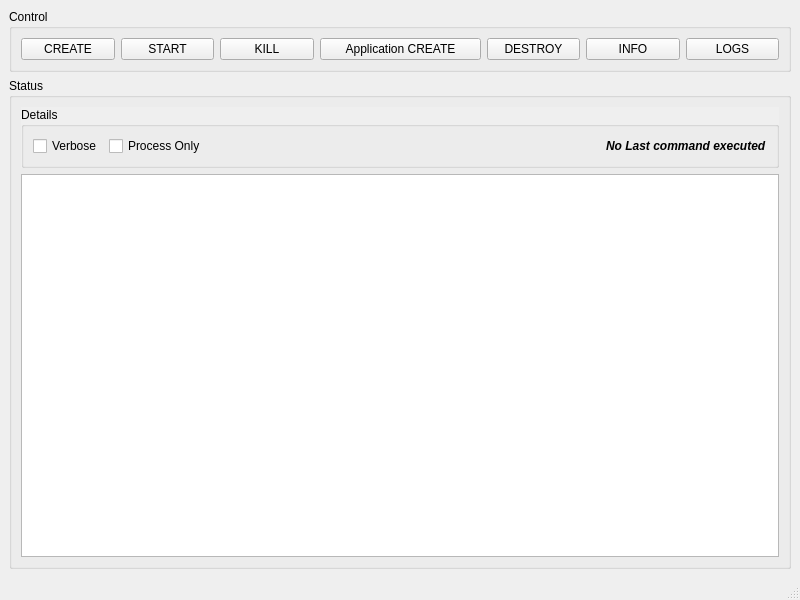
<?xml version="1.0" encoding="UTF-8"?>
<ui version="4.0">
 <class>JobDialog</class>
 <widget class="QMainWindow" name="JobDialog">
  <property name="geometry">
   <rect>
    <x>0</x>
    <y>0</y>
    <width>800</width>
    <height>600</height>
   </rect>
  </property>
  <property name="windowTitle">
   <string>JOB CONTROL</string>
  </property>
  <widget class="QWidget" name="centralwidget">
   <layout class="QVBoxLayout" name="verticalLayout">
    <item>
     <widget class="QGroupBox" name="groupBox_3">
      <property name="autoFillBackground">
       <bool>true</bool>
      </property>
      <property name="title">
       <string>Control</string>
      </property>
      <layout class="QHBoxLayout" name="horizontalLayout_3">
       <item>
        <widget class="QPushButton" name="pbJCCREATE">
         <property name="text">
          <string>CREATE</string>
         </property>
        </widget>
       </item>
       <item>
        <widget class="QPushButton" name="pbJCSTART">
         <property name="text">
          <string>START</string>
         </property>
        </widget>
       </item>
       <item>
        <widget class="QPushButton" name="pbJCKILL">
         <property name="text">
          <string>KILL</string>
         </property>
        </widget>
       </item>
       <item>
        <widget class="QPushButton" name="pbJCAPPCREATE">
         <property name="minimumSize">
          <size>
           <width>161</width>
           <height>0</height>
          </size>
         </property>
         <property name="text">
          <string>Application CREATE</string>
         </property>
        </widget>
       </item>
       <item>
        <widget class="QPushButton" name="pbJCDESTROY">
         <property name="text">
          <string>DESTROY</string>
         </property>
        </widget>
       </item>
       <item>
        <widget class="QPushButton" name="pbJCINFO">
         <property name="text">
          <string>INFO</string>
         </property>
        </widget>
       </item>
       <item>
        <widget class="QPushButton" name="pbJOBLOGS">
         <property name="text">
          <string>LOGS</string>
         </property>
        </widget>
       </item>
      </layout>
     </widget>
    </item>
    <item>
     <widget class="QGroupBox" name="groupBox_4">
      <property name="autoFillBackground">
       <bool>true</bool>
      </property>
      <property name="title">
       <string>Status</string>
      </property>
      <layout class="QVBoxLayout" name="verticalLayout_2">
       <item>
        <widget class="QGroupBox" name="groupBox_10">
         <property name="maximumSize">
          <size>
           <width>16777215</width>
           <height>64</height>
          </size>
         </property>
         <property name="autoFillBackground">
          <bool>true</bool>
         </property>
         <property name="title">
          <string>Details</string>
         </property>
         <property name="flat">
          <bool>false</bool>
         </property>
         <layout class="QHBoxLayout" name="horizontalLayout">
          <item>
           <widget class="QCheckBox" name="cbVERBOSE">
            <property name="text">
             <string>Verbose</string>
            </property>
           </widget>
          </item>
          <item>
           <widget class="QCheckBox" name="cbPROCESSONLY">
            <property name="text">
             <string>Process Only</string>
            </property>
           </widget>
          </item>
          <item>
           <spacer name="horizontalSpacer_8">
            <property name="orientation">
             <enum>Qt::Horizontal</enum>
            </property>
            <property name="sizeHint" stdset="0">
             <size>
              <width>561</width>
              <height>20</height>
             </size>
            </property>
           </spacer>
          </item>
          <item>
           <widget class="QLabel" name="laCMD">
            <property name="font">
             <font>
              <weight>75</weight>
              <italic>true</italic>
              <bold>true</bold>
             </font>
            </property>
            <property name="text">
             <string>No Last command executed</string>
            </property>
           </widget>
          </item>
         </layout>
        </widget>
       </item>
       <item>
        <widget class="QTextBrowser" name="tbJCINFO"/>
       </item>
      </layout>
     </widget>
    </item>
   </layout>
  </widget>
  <widget class="QStatusBar" name="statusbar"/>
 </widget>
 <resources/>
 <connections/>
</ui>
